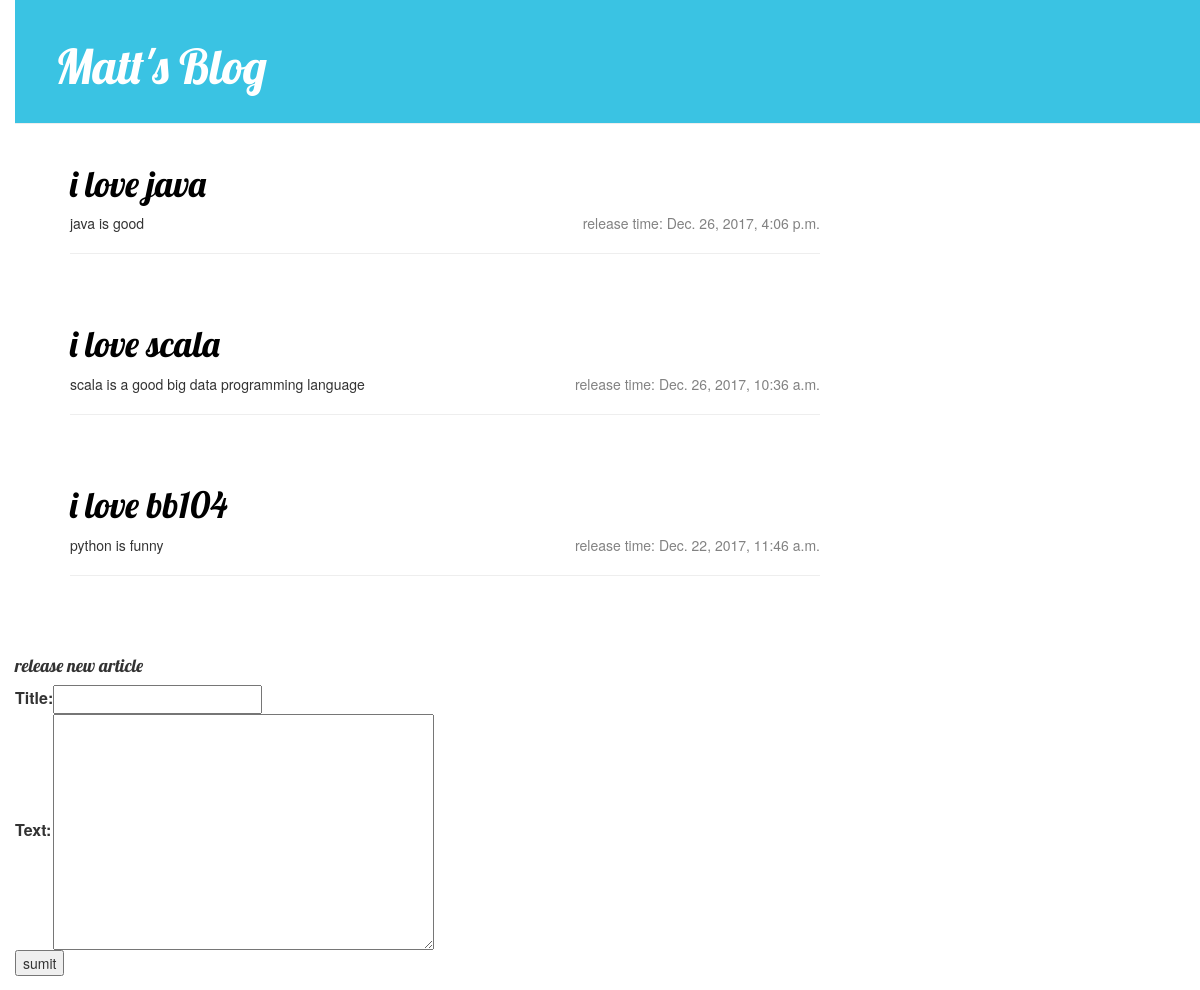
Screenshot of /blog/ with the database file from the repository.
### blog/models.py (models this page shows, shortened)
class Post(models.Model):
	author = models.ForeignKey("auth.User", on_delete=models.CASCADE)
	title = models.CharField(max_length=200)
	text = models.TextField()
	created_date = models.DateTimeField(default=timezone.now)

### blog/views.py (the view)
# urls.py: path("", views.post_list, name="post_list"),
def post_list(request):
	posts = Post.objects.all().order_by("-created_date")
	post_form = PostForm()
	return render(request, "blog/post_list.html", locals())

### blog/forms.py
class PostForm(forms.Form):
	title = forms.CharField(max_length=100)
	text = forms.CharField(max_length=2000, widget=forms.Textarea())

### blog/templates/blog/post_list.html (shortened to what this page needs)
{% extends "blog/base.html" %}
{% block content %}
<div class="content container">
 	<div class="row">
 		<div class="col-md-8">
 			{% for post in posts %}
 			<div class="post">
 				<h1><a href="/blog/{{post.id}}">{{ post.title }}</a></h1>
 				<div class="date">
 					<p>release time: {{ post.created_date }}</p>
 				</div>
 				<p>{{ post.text| linebreaks }}</p>
 				<hr>
 			</div>
 			{% endfor %}
 		</div>
 	</div>
</div>
<div class="row">
	<div class="col-md-8">
	<h4>release new article</h4>
	</div>
	<div class="col-md-8">
		<form action="/blog/add_record" method="post" accept-charset="utf-8">
			<table>
				{{post_form.as_table}}
			</table>
			<input type="submit" name="add_record" value="sumit">
		</form>
	</div>
</div>
{% endblock %}

### blog/templates/blog/base.html (shortened to what this page needs)
{% load staticfiles %}
<html>
	<head>
		<link rel="stylesheet" href="//maxcdn.bootstrapcdn.com/bootstrap/3.3.5/css/bootstrap.min.css">
 		<link rel="stylesheet" href="//maxcdn.bootstrapcdn.com/bootstrap/3.3.5/css/bootstrap-theme.min.css">
 		<link rel="stylesheet" href="{% static 'css/blog.css' %}">
	</head>
	<body>
		<div class="page-header">
 			<h1><a href="{% url 'post_list' %}">Matt's Blog</a></h1>
 		</div>
 		{% block content %}{% endblock %}
 	</body>
 </html>

### blog/static/css/blog.css (style rules this page uses)
body { padding-left: 15px; }
h1 a { color: #FCA205; font-family: 'lobster'; }
.page-header { background-color: #3AC3E3; margin-top: 0; padding: 20px 20px 20px 40px; }
.page-header h1, .page-header h1 a, .page-header h1 a:visited, .page-header h1 a:active { color: #ffffff; font-size: 36pt; text-decoration: none; }
.content { margin-left: 40px; }
h1, h2, h3, h4 { font-family: 'lobster', cursive; }
.date { float: right; color: #828282; }
.post { margin-bottom: 70px; }
.post h1 a, .post h1 a:visited { color: #000000; }

### rows the page displays
Post: title "i love java", created_date "Dec. 26, 2017, 4:06 p.m.", text "java is good"
Post: title "i love scala", created_date "Dec. 26, 2017, 10:36 a.m.", text "scala is a good big data programming language"
Post: title "i love bb104", created_date "Dec. 22, 2017, 11:46 a.m.", text "python is funny"
